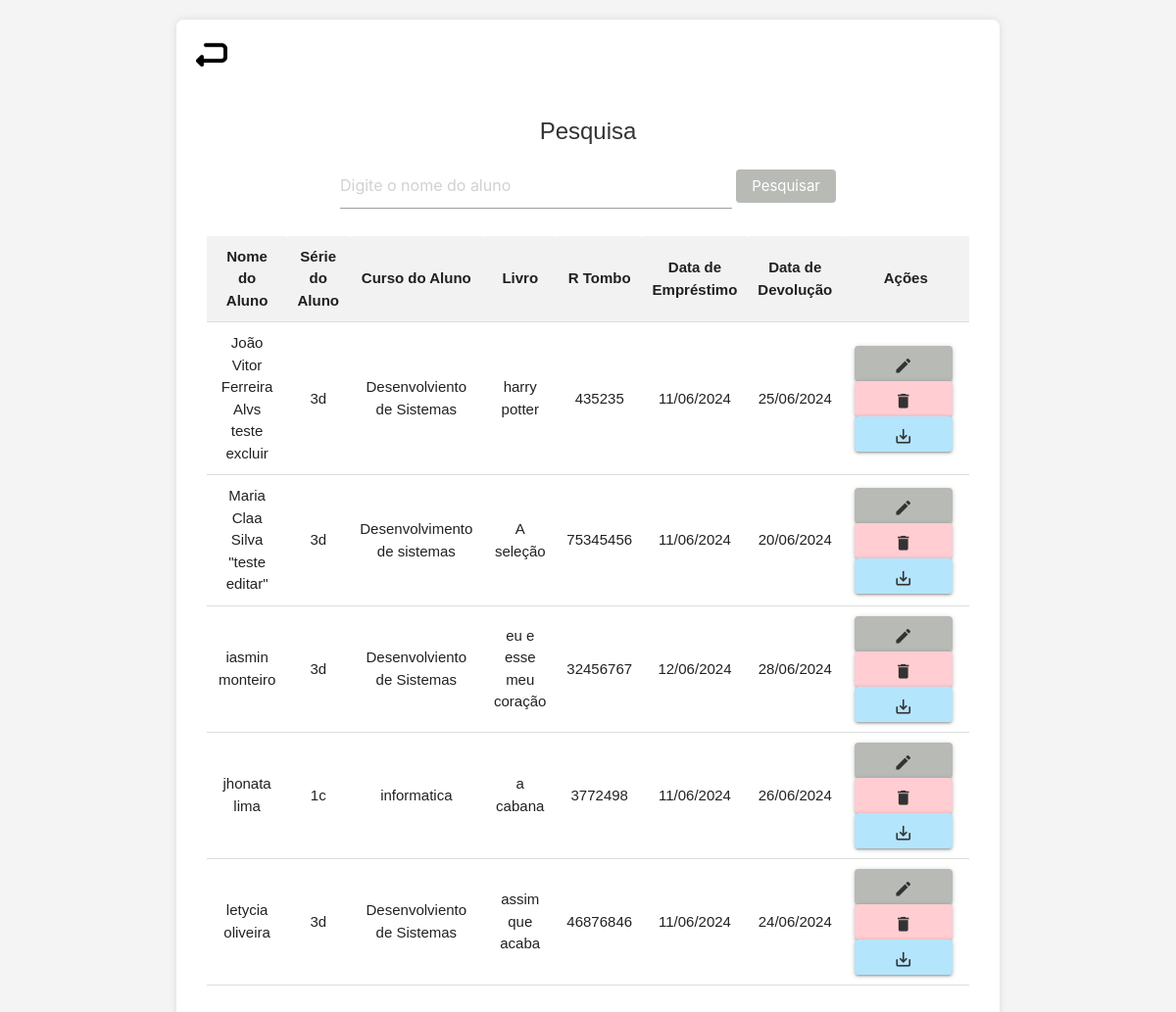
Screenshot of /pesquisa.php with the database file from the repository.
### tables this page shows
CREATE TABLE `registro` (
  `cod_rigistro` int(11) NOT NULL,
  `nomealuno` varchar(65) NOT NULL,
  `seriealuno` varchar(65) NOT NULL,
  `cursoaluno` varchar(65) NOT NULL,
  `livro` varchar(64) NOT NULL,
  `Rtombo` int(11) DEFAULT NULL,
  `datemprestimo` date DEFAULT NULL,
  `datdevolucao` date DEFAULT NULL
);

### pesquisa.php (the view, shortened to what this page needs)
<!DOCTYPE html>
<html>
<head>
    <link type="text/css" rel="stylesheet" href="css/materialize.min.css" media="screen,projection" />
</head>
<body>
    <div class="container">
        <a href="menu.php"><img src="img/return.png" alt="Voltar"></a>
        <div class="row">
            <div class="col">
                <h1>Pesquisa</h1>
                <form class="search-form" action="pesquisa.php" method="post">
                    <input class="search-input" type="search" name="buscas" placeholder="Digite o nome do aluno">
                    <button class="search-button" type="submit">Pesquisar</button>
                </form>
                <?php
                $pesquisas = $_POST['buscas'] ?? '';
                include "conexao.php";
                $sql = "SELECT * FROM registro WHERE nomealuno LIKE '%$pesquisas%'";
                $dados = mysqli_query($conexao, $sql);
                ?>
                <?php if (mysqli_num_rows($dados) > 0) : ?>
                    <table class="table">
                        <thead>
                            <tr>
                                <th>Nome do Aluno</th>
                                <th>Série do Aluno</th>
                                <th>Curso do Aluno</th>
                                <th>Livro</th>
                                <th>R Tombo</th>
                                <th>Data de Empréstimo</th>
                                <th>Data de Devolução</th>
                                <th>Ações</th>
                            </tr>
                        </thead>
                        <tbody>
                            <?php while ($linha = mysqli_fetch_assoc($dados)) : ?>
                                <tr>
                                    <td><?php echo htmlspecialchars($linha['nomealuno']); ?></td>
                                    <td><?php echo htmlspecialchars($linha['seriealuno']); ?></td>
                                    <td><?php echo htmlspecialchars($linha['cursoaluno']); ?></td>
                                    <td><?php echo htmlspecialchars($linha['livro']); ?></td>
                                    <td><?php echo htmlspecialchars($linha['Rtombo']); ?></td>
                                    <td><?php echo date('d/m/Y', strtotime($linha['datemprestimo'])); ?></td>
                                    <td><?php echo date('d/m/Y', strtotime($linha['datdevolucao'])); ?></td>
                                    <td>
                                        <a href="editar.php?id_registro=<?php echo $linha['cod_rigistro']; ?>" class="btn btn-success"><i class="material-icons">edit</i></a>
                                        <a href="#" onclick="confirmarExclusao(<?php echo $linha['cod_rigistro']; ?>)" class="btn btn-danger"><i class="material-icons">delete</i></a>
                                        <button class="btn btn-salvar-pdf modal-trigger" data-target="modal-pdf"><i class="material-icons">save_alt</i></button>
                                    </td>
                                </tr>
                            <?php endwhile; ?>
                        </tbody>
                    </table>
                <?php else : ?>
                    <p>Nenhum resultado encontrado.</p>
                <?php endif; ?>
            </div>
        </div>
    </div>
</body>
</html>

### pesquisa.php (style rules this page uses)
body { font-family: Arial, sans-serif; margin: 0; padding: 0; background-color: #f4f4f4; }
.container { max-width: 1300px; margin: 20px auto; padding: 20px; background-color: #fff; border-radius: 8px; box-shadow: 0 0 8px rgba(0, 0, 0, 0.1); }
h1 { font-size: 24px; margin-bottom: 20px; color: #333; text-align: center; }
.table { width: 100%; border-collapse: collapse; margin-top: 20px; }
th, td { padding: 10px; border-bottom: 1px solid #ddd; text-align: center; }
th { background-color: #f2f2f2; font-weight: bold; }
td { vertical-align: middle; }
.btn { display: inline-block; padding: 8px 16px; margin-right: 5px; text-decoration: none; color: #333; background-color: #c8e6c9; border-radius: 4px; font-size: 14px; transition: background-color 0.3s; min-width: 100px; line-height: 25px; text-align: center; }
.btn-success { background-color: #b8bab6; color: #333; }
.btn-danger { background-color: #ffcdd2; color: #333; }
.btn-salvar-pdf { background-color: #b3e5fc; color: #333; min-width: 100px; padding: 8px 16px; line-height: 25px; margin-right: 5px; }
.search-form { margin-bottom: 20px; text-align: center; }
.search-input { padding: 8px; width: 60%; max-width: 400px; border-radius: 4px; border: 1px solid #ddd; }
.search-button { padding: 8px 16px; border: none; border-radius: 4px; background-color: #b8bab6; color: #fff; cursor: pointer; }

### rows the page displays
registro: nomealuno "João Vitor Ferreira Alvs teste excluir", seriealuno "3d", cursoaluno "Desenvolviento de Sistemas", livro "harry potter", Rtombo "435235", datemprestimo "11/06/2024", datdevolucao "25/06/2024"
registro: nomealuno "Maria Claa Silva \"teste editar\"", seriealuno "3d", cursoaluno "Desenvolvimento de sistemas", livro "A seleção", Rtombo "75345456", datemprestimo "11/06/2024", datdevolucao "20/06/2024"
registro: nomealuno "iasmin monteiro", seriealuno "3d", cursoaluno "Desenvolviento de Sistemas", livro "eu e esse meu coração", Rtombo "32456767", datemprestimo "12/06/2024", datdevolucao "28/06/2024"
registro: nomealuno "jhonata lima", seriealuno "1c", cursoaluno "informatica", livro "a cabana", Rtombo "3772498", datemprestimo "11/06/2024", datdevolucao "26/06/2024"
registro: nomealuno "letycia oliveira", seriealuno "3d", cursoaluno "Desenvolviento de Sistemas", livro "assim que acaba", Rtombo "46876846", datemprestimo "11/06/2024", datdevolucao "24/06/2024"
